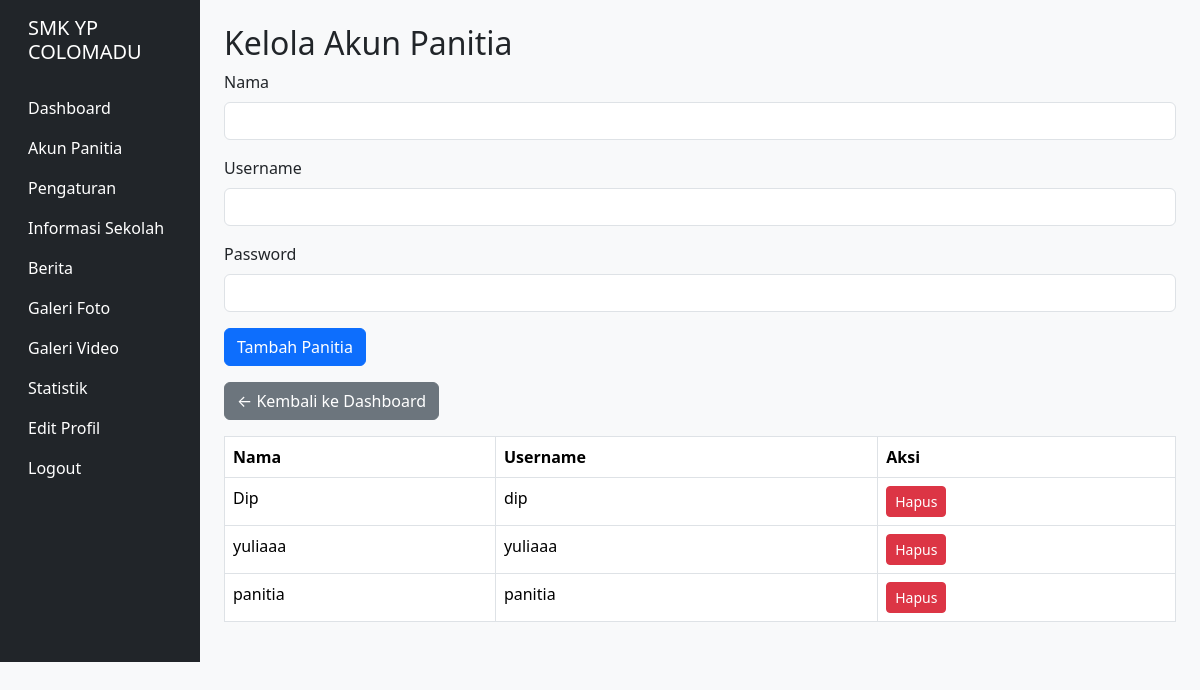
/admin/akun_panitia.php (signed in), run on the app's committed database.
### tables this page shows
CREATE TABLE `users` (
  `id` int NOT NULL,
  `username` varchar(50) NOT NULL,
  `password` varchar(255) NOT NULL,
  `role` enum('panitia','siswa') NOT NULL DEFAULT 'siswa',
  `nama` varchar(100) NOT NULL,
  `created_at` timestamp NOT NULL DEFAULT CURRENT_TIMESTAMP
);

### admin/akun_panitia.php (the view, shortened to what this page needs)
<?php
require '../config/database.php';
$panitia = $db->query("SELECT * FROM users WHERE role = 'panitia'")->fetchAll(PDO::FETCH_ASSOC);
?>
<!DOCTYPE html>
<html lang="id">
<head>
    <link href="https://cdn.jsdelivr.net/npm/bootstrap@5.3.2/dist/css/bootstrap.min.css" rel="stylesheet">
</head>
<body class="bg-light">
<div class="container-fluid">
    <div class="row">
        <?php include '../includes/sidebar_admin.php'; ?>
        <main class="col-md-9 ms-sm-auto col-lg-10 px-md-4 py-4">
            <h2>Kelola Akun Panitia</h2>
            <form method="POST" class="mb-3">
                <div class="mb-3">
                    <label for="nama" class="form-label">Nama</label>
                    <input type="text" class="form-control" id="nama" name="nama" required>
                </div>
                <div class="mb-3">
                    <label for="username" class="form-label">Username</label>
                    <input type="text" class="form-control" id="username" name="username" required>
                </div>
                <div class="mb-3">
                    <label for="password" class="form-label">Password</label>
                    <input type="password" class="form-control" id="password" name="password" required>
                </div>
                <button type="submit" class="btn btn-primary">Tambah Panitia</button>
            </form>
            <a href="dashboard.php" class="btn btn-secondary mb-3">← Kembali ke Dashboard</a>
            <table class="table table-bordered">
                <thead>
                    <tr>
                        <th>Nama</th>
                        <th>Username</th>
                        <th>Aksi</th>
                    </tr>
                </thead>
                <tbody>
                    <?php foreach ($panitia as $p): ?>
                        <tr>
                            <td><?php echo htmlspecialchars($p['nama']); ?></td>
                            <td><?php echo htmlspecialchars($p['username']); ?></td>
                            <td>
                                <a href="akun_panitia.php?action=delete&id=<?php echo $p['id']; ?>" class="btn btn-danger btn-sm" onclick="return confirm('Yakin hapus?')">Hapus</a>
                            </td>
                        </tr>
                    <?php endforeach; ?>
                </tbody>
            </table>
        </main>
    </div>
</div>
</body>
</html>

### data on the page
users: nama "Dip", username "dip"
users: nama "yuliaaa", username "yuliaaa"
users: nama "panitia", username "panitia"
